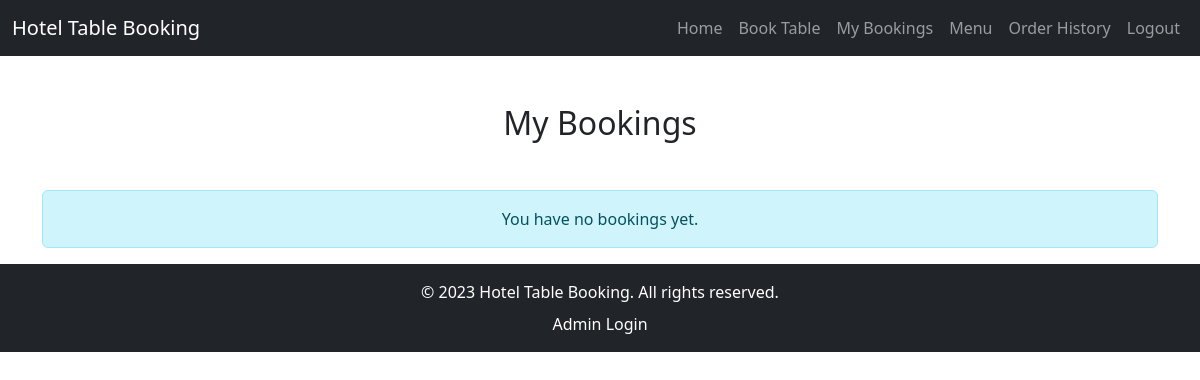
The app's page /bookings_page.php (signed in), older data.
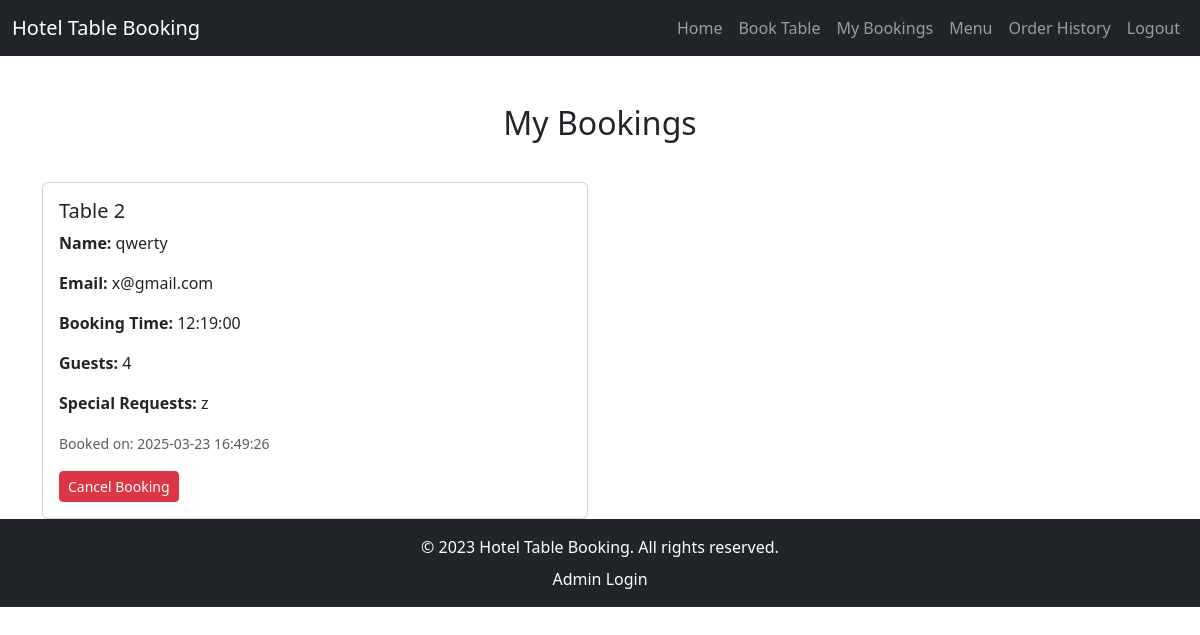
The same page, newer data.
### tables this page shows
CREATE TABLE `bookings` (
  `id` int(11) NOT NULL,
  `user_id` int(11) NOT NULL,
  `table_number` varchar(10) NOT NULL,
  `name` varchar(100) NOT NULL,
  `email` varchar(100) NOT NULL,
  `booking_time` time NOT NULL,
  `guests` int(11) NOT NULL,
  `special_requests` text DEFAULT NULL,
  `created_at` timestamp NOT NULL DEFAULT current_timestamp()
);

### bookings_page.php (the view, shortened to what this page needs)
<?php
require 'db.php';
$user_id = $_SESSION['user_id'];
$stmt = $pdo->prepare("SELECT * FROM bookings WHERE user_id = ? ORDER BY created_at DESC");
$stmt->execute([$user_id]);
$bookings = $stmt->fetchAll(PDO::FETCH_ASSOC);
?>
<!DOCTYPE html>
<html lang="en">
<head>
    <link href="https://cdn.jsdelivr.net/npm/bootstrap@5.3.0-alpha1/dist/css/bootstrap.min.css" rel="stylesheet">
</head>
<body>
    <?php include 'navbar.php'; ?>
    <div class="container mt-5">
        <h2 class="text-center">My Bookings</h2>
        <?php if (!empty($bookings)): ?>
            <div class="row row-cols-1 row-cols-md-2 g-4 mt-3">
                <?php foreach ($bookings as $booking): ?>
                    <div class="col">
                        <div class="card h-100">
                            <div class="card-body">
                                <h5 class="card-title">Table <?= htmlspecialchars($booking['table_number']) ?></h5>
                                <p class="card-text"><strong>Name:</strong> <?= htmlspecialchars($booking['name']) ?></p>
                                <p class="card-text"><strong>Email:</strong> <?= htmlspecialchars($booking['email']) ?></p>
                                <p class="card-text"><strong>Booking Time:</strong> <?= htmlspecialchars($booking['booking_time']) ?></p>
                                <p class="card-text"><strong>Guests:</strong> <?= htmlspecialchars($booking['guests']) ?></p>
                                <p class="card-text"><strong>Special Requests:</strong> <?= htmlspecialchars($booking['special_requests'] ?? 'None') ?></p>
                                <p class="card-text"><small class="text-muted">Booked on: <?= htmlspecialchars($booking['created_at']) ?></small></p>
                                <form method="POST" style="display:inline;">
                                    <button type="submit" name="cancel_booking" class="btn btn-danger btn-sm">Cancel Booking</button>
                                </form>
                            </div>
                        </div>
                    </div>
                <?php endforeach; ?>
            </div>
        <?php else: ?>
            <div class="alert alert-info text-center mt-5" role="alert">
                You have no bookings yet.
            </div>
        <?php endif; ?>
    </div>
    <?php include 'footer.php'; ?>
</body>
<link href="https://cdn.jsdelivr.net/npm/bootstrap@5.3.0-alpha1/dist/css/bootstrap.min.css" rel="stylesheet">
</html>

Row changes from the older to the newer data that the page shows:
added bookings: table_number "2", name "qwerty", email "x@gmail.com", booking_time "12:19:00", guests "4", special_requests "z", created_at "2025-03-23 16:49:26"
Text that changed along with them:
text no longer shown: "You have no bookings yet."
